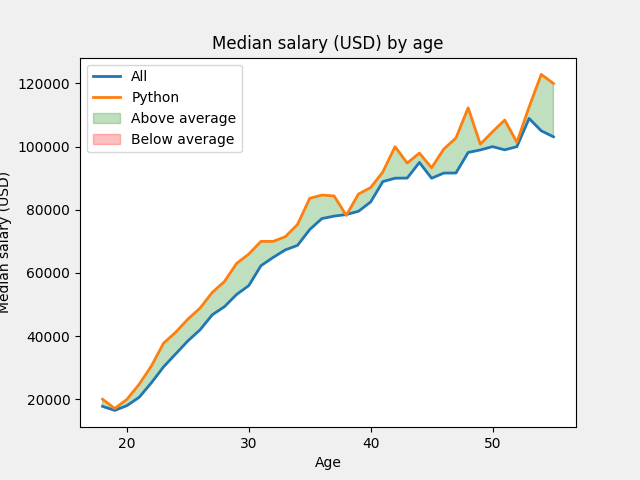

This figure's Python source:
# https://www.youtube.com/watch?v=x0Uguu7gqgk

import pandas as pd
from matplotlib import pyplot as plt

data = pd.read_csv("C:/OtherProjects/Learning-MatPlotLib/05 - Filling Area on Line Plots/Data.csv")
ages = data["Age"]
allSalaries = data["All_Devs"]
pySalaries = data["Python"]

plt.plot(ages, allSalaries, label="All", linewidth=2)
plt.plot(ages, pySalaries, label="Python", linewidth=2)
plt.fill_between(ages, pySalaries, allSalaries, alpha=0.25, where=(pySalaries > allSalaries), color="green", interpolate=True, label="Above average")
plt.fill_between(ages, pySalaries, allSalaries, alpha=0.25, where=(pySalaries <= allSalaries), color="red", interpolate=True, label="Below average")

plt.title("Median salary (USD) by age")
plt.xlabel("Age")
plt.ylabel("Median salary (USD)")
plt.legend()
plt.style.use('fivethirtyeight')
plt.tight_layout()
plt.savefig("C:/OtherProjects/Learning-MatPlotLib/05 - Filling Area on Line Plots/Filling Area on Line Plots.png")
plt.show()
